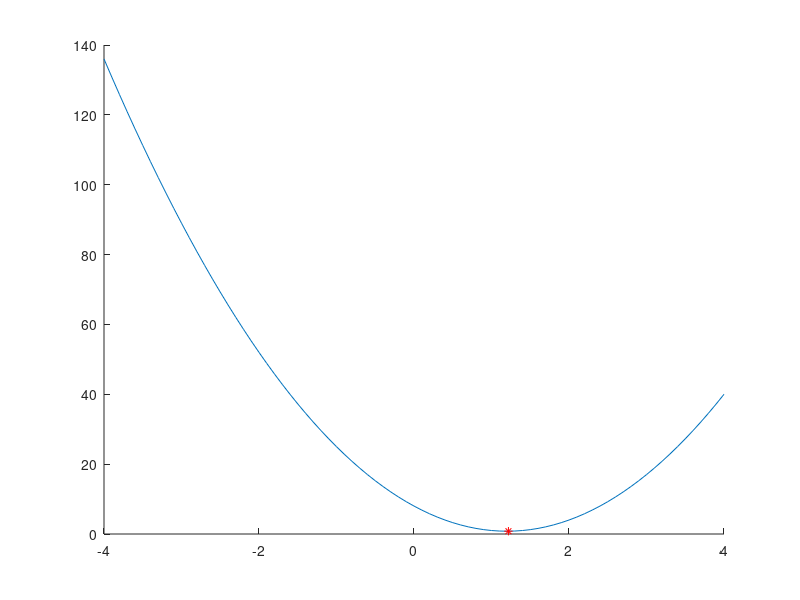

MATLAB code for this plot:
clc
clear
cla
f=@(x)(x-2).^2+(2*x-2).^2; %%Funcion de 2 variables que se le pretende buscar el minimo
x=-4:0.1:4;
y=f(x);
xl=-5;
xu=5;
fbest=inf;
xbest=0;

for i=1:1000
xi=xl+(xu-xl)*rand(1);
fval=f(xi);
if(fval<fbest)
    xbest=xi;
    fbest=fval;
end
    
end

hold on
plot(x,y);
plot(xbest,fbest,'r*')